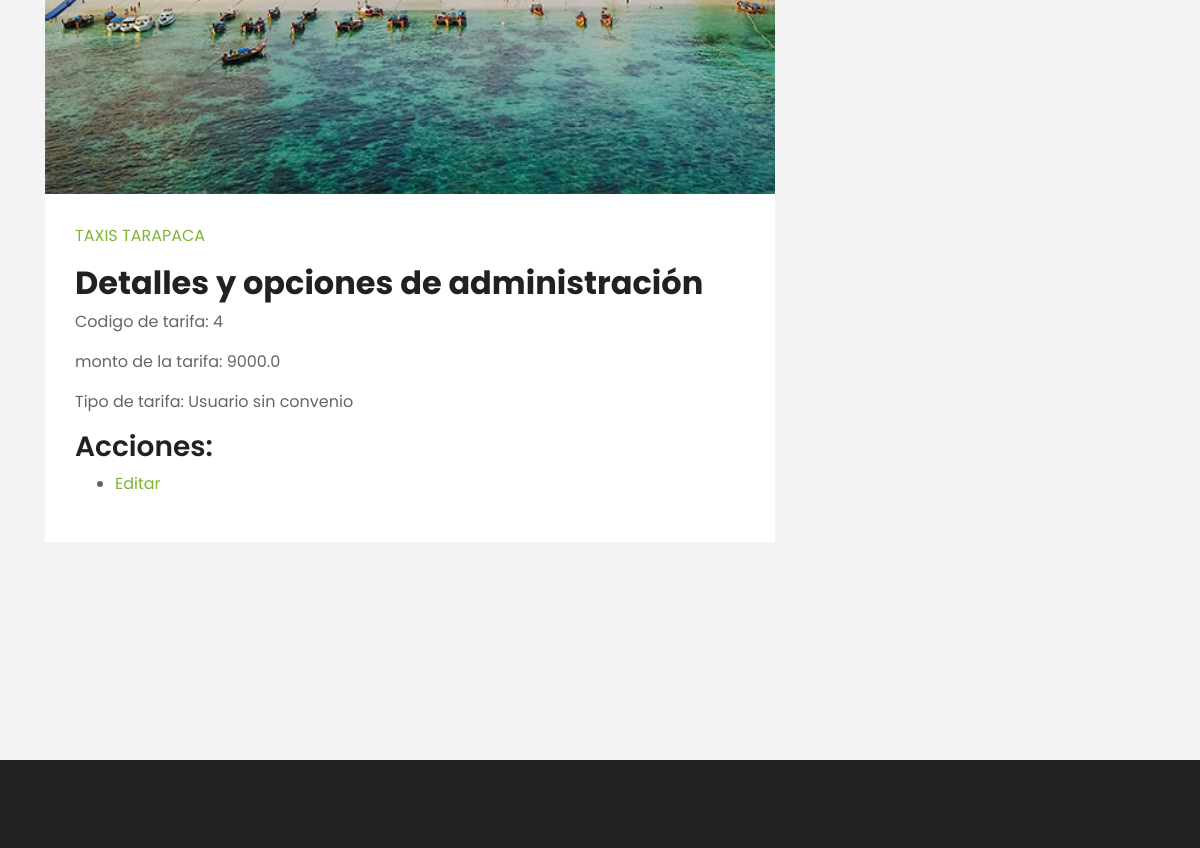
Page /es/scr_vtar/4/ (signed in, middle part) on the earlier database version.
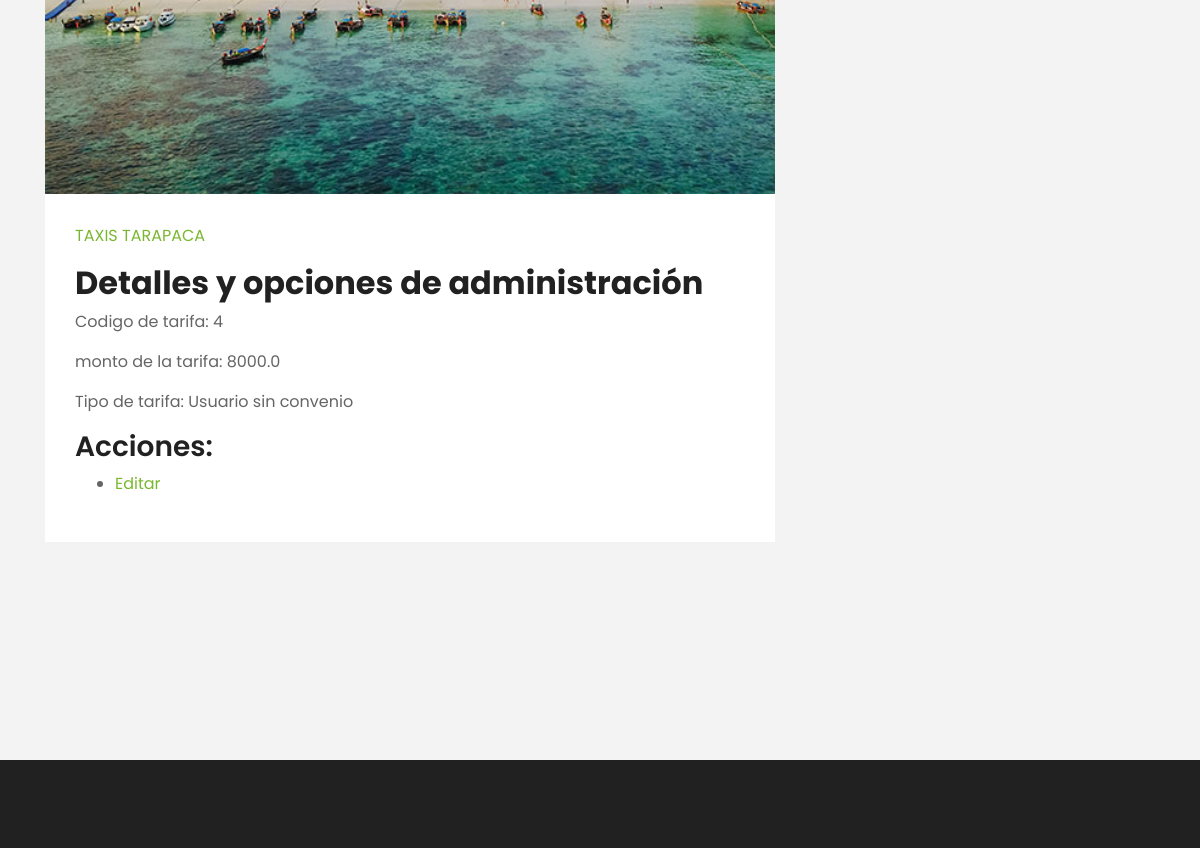
Same page on the later database version.
### Gestion_viajes/models.py (models this page shows, shortened)
class Tarifa(models.Model):
    id = models.AutoField(primary_key=True,unique=True)
    nombre = models.CharField(max_length=54,blank=True,null=True)
    tipo_tarifa = models.ForeignKey(TiposTarifa,on_delete=models.SET_NULL,blank=True,null=True,default=None)
    convenio = models.ForeignKey(Convenio,on_delete=models.SET_NULL,blank=True,null=True,default=None)
    monto_tarifa = models.FloatField(null=True,blank=True)
    deleted_at = models.DateTimeField(null=True,blank=True)
    created_at = models.DateTimeField(null=True,blank=True)

class TiposTarifa(models.Model):
    id = models.AutoField(primary_key=True,unique=True)
    nombre = models.CharField(max_length=54,blank=True,null=True)
    deleted_at = models.DateTimeField(null=True,blank=True)
    created_at = models.DateTimeField(null=True,blank=True)
    def __str__(self):
        return self.nombre

### Gestion_viajes/views.py (the view)
# urls.py: path("scr_vtar/<int:id_tarifa>/",views.scr_ver_datos_tarifa,name='scr_ver_datos_tarifa'),
def scr_ver_datos_tarifa(request,id_tarifa):
    usuario = request.session.get('user', None)
    if usuario is not None:
        try:
            tarifa = Tarifa.objects.get(id=id_tarifa)
            context = {'tarifa':tarifa}
            return render(request,'Gestion_viajes/scr_ver_datos_tarifa.html',context)
        except:
            tarifa = None
            err = "Tarifa no encontrada."
            context = {'error':err}
            return render(request,'Gestion_viajes/scr_ver_datos_tarifa.html',context)
    else:
        return render(request,'Gestion_viajes/err_frb.html')

### Taxis_tarapaca/templates/Gestion_viajes/scr_ver_datos_tarifa.html (shortened to what this page needs)
{% extends "secretarias_page.html" %}
{% load cms_tags %}
{% block content %}
    <div class="admin-taxista">
        <h2>Detalles y opciones de administración</h2>
        <p>Codigo de tarifa: {{ tarifa.id }}</p>
        <p>monto de la tarifa: {{ tarifa.monto_tarifa }}</p>
        <p>Tipo de tarifa: {{ tarifa.tipo_tarifa }}</p>
        <h3>Acciones:</h3>
        <ul>
            <li><a href="{% url 'scr_editar_tarifa' id_tarifa=tarifa.id %}">Editar</a></li>
        </ul>
    </div>
{% endblock content %}

Differences in the rows shown:
changed Tarifa "Usuario sin convenio": monto_tarifa "9000.0" → "8000.0"
